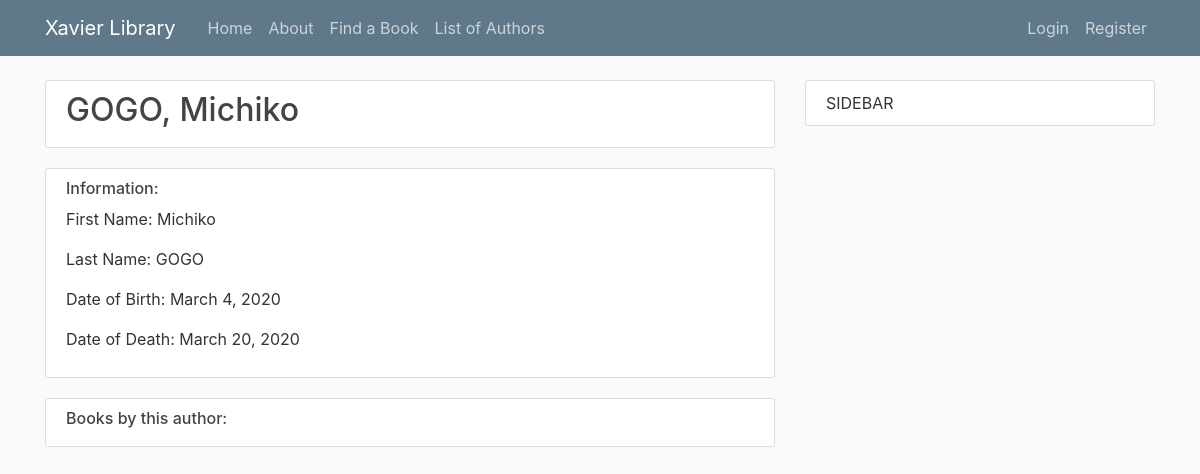
Page /author/2/ on the earlier database version.
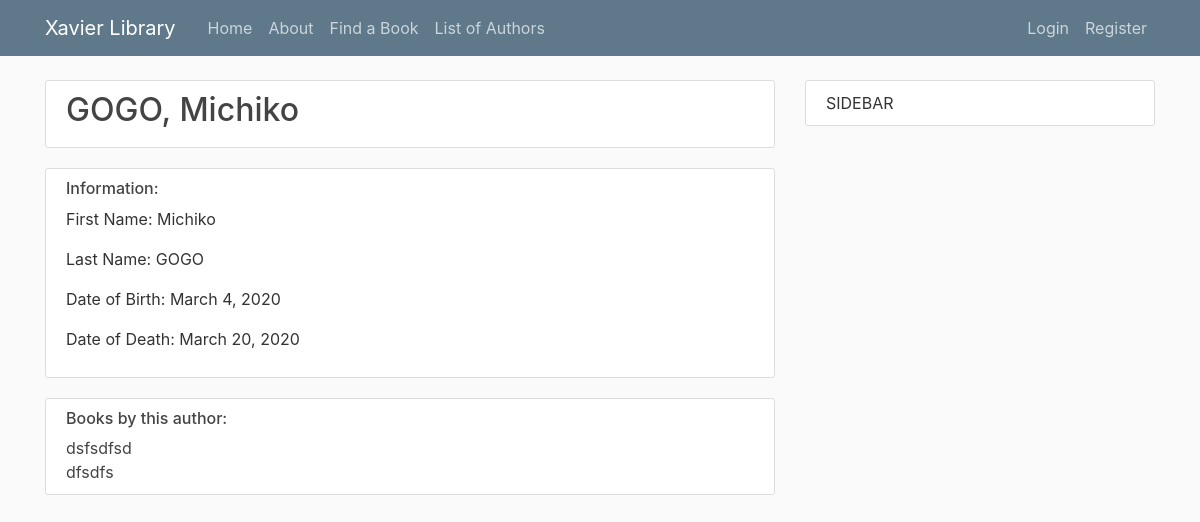
Same page on the later database version.
### library/models.py (models this page shows, shortened)
class Book(models.Model):
    title = models.CharField(max_length=200)
    author = models.ForeignKey('Author', on_delete=models.SET_NULL, null=True)
    summary = models.TextField(max_length=1000, help_text="Enter a brief description of the book")
    isbn = models.CharField('ISBN', max_length=13,
                            help_text='13 Character <a href="https://www.isbn-international.org/content/what-isbn'
                                      '">ISBN number</a>')
    genre = models.ManyToManyField(Genre, help_text="Select a genre for this book")
    language = models.ForeignKey('Language', on_delete=models.SET_NULL, null=True)
    call = models.CharField('Call Number', max_length=3, help_text="Enter a 3 digit call number", null=True)
    def display_genre(self):
        """Creates a string for the Genre. This is required to display genre in Admin."""
        return ', '.join([genre.name for genre in self.genre.all()[:3]])
    display_genre.short_description = 'Genre'

### library/views.py (the view)
# urls.py: path('author/<int:pk>/', AuthorDetailView.as_view(), name='author-detail'),
class AuthorDetailView(DetailView):
	model = Author

### library/templates/library/author_detail.html
{% extends "library/base.html" %}
{% block content%}
<article class="media content-section" style="display: block">
    <h2 class="mr-2">{{ object.last_name }}, {{object.first_name}}</h2>
</article>
<article class="media content-section" style="display: block">
    <h6 class="mr-2">Information:</h6>
    <p class="article-content">First Name: {{ object.first_name }}</p>
    <p class="article-content">Last Name: {{ object.last_name }}</p>
    <p class="article-content">Date of Birth: {{ object.date_of_birth }}</p>
    <p class="article-content">Date of Death: {{ object.date_of_death }}</p>
</article>
<article class="media content-section" style="display: block">
    <h6 class="mr-2">Books by this author:</h6>
    {% for book in author.book_set.all %}
    <a class="article-title" href="{% url 'book-detail' book.id %}">{{ book.title }}</a><br>
    {% endfor %}
</article>
{% endblock content %}

Differences in the rows shown:
added Book: title "dsfsdfsd"
added Book: title "dfsdfs"
